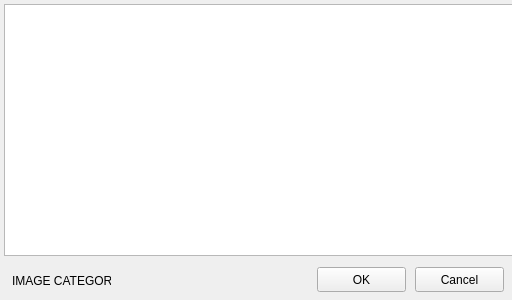
<?xml version="1.0" encoding="UTF-8"?>
<ui version="4.0">
  <class>FormImageCategorySelector</class>
  <widget class="QWidget" name="FormImageCategorySelector">
    <property name="geometry"><rect><x>0</x><y>0</y><width>512</width><height>300</height></rect></property>
    <property name="windowTitle"><string>Select Image Category</string></property>
    <property name="vclClass" stdset="0"><string notr="true">TFormImageCategorySelector</string></property>
    <property name="vclColor" stdset="0"><string notr="true">#ffffff</string></property>
    <property name="vclFontName" stdset="0"><string notr="true">Segoe UI</string></property>
    <property name="vclFontPx" stdset="0"><number>12</number></property>
    <property name="vclFontColor" stdset="0"><string notr="true">#000000</string></property>
    <property name="vclBorderStyle" stdset="0"><string notr="true">bsSingle</string></property>
    <property name="vclOnKeyPress" stdset="0"><string notr="true">FormKeyPress</string></property>
    <widget class="ElPanel" name="PanelBottom">
      <property name="geometry"><rect><x>0</x><y>259</y><width>512</width><height>41</height></rect></property>
      <property name="vclAlign" stdset="0"><string notr="true">alBottom</string></property>
      <property name="vclClass" stdset="0"><string notr="true">TPanelEx</string></property>
      <property name="vclColor1" stdset="0"><string notr="true">#ffffff</string></property>
      <property name="vclColor2" stdset="0"><string notr="true">#f1f1f1</string></property>
      <property name="vclColor3" stdset="0"><string notr="true">#ffff00</string></property>
      <property name="vclColor4" stdset="0"><string notr="true">#008080</string></property>
      <property name="vclColorFrame" stdset="0"><string notr="true">#5b6978</string></property>
      <property name="vclColorInnerFrame" stdset="0"><string notr="true">#008000</string></property>
      <property name="vclStyle" stdset="0"><string notr="true">vgSimple</string></property>
      <property name="vclFrames" stdset="0"><string notr="true"></string></property>
      <widget class="ElLabel" name="LabelSystemTitle">
        <property name="vclAutoSize" stdset="0"><bool>true</bool></property>
        <property name="geometry"><rect><x>12</x><y>12</y><width>99</width><height>19</height></rect></property>
        <property name="text"><string>IMAGE CATEGORY</string></property>
        <property name="vclClass" stdset="0"><string notr="true">TShadowLabel</string></property>
        <property name="vclColor" stdset="0"><string notr="true">#fafafa</string></property>
        <property name="vclTransparent" stdset="0"><bool>true</bool></property>
        <property name="vclFontName" stdset="0"><string notr="true">Trebuchet MS</string></property>
        <property name="vclFontPx" stdset="0"><number>12</number></property>
        <property name="vclFontColor" stdset="0"><string notr="true">#800000</string></property>
        <property name="vclFontStyle" stdset="0"><string notr="true">fsBold</string></property>
        <property name="vclColorFrame" stdset="0"><string notr="true">#000000</string></property>
        <property name="vclColorInnerFrame" stdset="0"><string notr="true">#000000</string></property>
        <property name="vclShadowColor" stdset="0"><string notr="true">#dddddd</string></property>
        <property name="vclShadowEnabled" stdset="0"><string notr="true">True</string></property>
        <property name="vclEllipsType" stdset="0"><string notr="true">etNone</string></property>
        <property name="vclFrames" stdset="0"><string notr="true"></string></property>
      </widget>
      <widget class="ElButton" name="ButtonOk">
        <property name="geometry"><rect><x>317</x><y>8</y><width>89</width><height>25</height></rect></property>
        <property name="text"><string>OK</string></property>
        <property name="toolTip"><string>Close and continue</string></property>
        <property name="vclModalResult" stdset="0"><string notr="true">1</string></property>
        <property name="vclClass" stdset="0"><string notr="true">TBitBtnEx</string></property>
      </widget>
      <widget class="ElButton" name="ButtonCancel">
        <property name="geometry"><rect><x>415</x><y>8</y><width>89</width><height>25</height></rect></property>
        <property name="text"><string>Cancel</string></property>
        <property name="toolTip"><string>Close and cancel operation</string></property>
        <property name="vclModalResult" stdset="0"><string notr="true">2</string></property>
        <property name="vclClass" stdset="0"><string notr="true">TBitBtnEx</string></property>
      </widget>
    </widget>
    <widget class="QTreeView" name="CategoriesListView">
      <property name="geometry"><rect><x>4</x><y>4</y><width>523</width><height>252</height></rect></property>
      <property name="vclTag" stdset="0"><number>-1</number></property>
      <property name="vclClass" stdset="0"><string notr="true">TEasyListview</string></property>
      <property name="vclColor" stdset="0"><string notr="true">#ffffff</string></property>
      <property name="vclFontName" stdset="0"><string notr="true">Consolas</string></property>
      <property name="vclFontPx" stdset="0"><number>11</number></property>
      <property name="vclFontColor" stdset="0"><string notr="true">#000000</string></property>
      <property name="vclBorderStyle" stdset="0"><string notr="true">bsNone</string></property>
      <property name="vclOnDblClick" stdset="0"><string notr="true">CategoriesListViewDblClick</string></property>
    </widget>
  </widget>
  <customwidgets>
    <customwidget><class>ElButton</class><extends>QPushButton</extends><header>ElWidgets.h</header></customwidget>
    <customwidget><class>ElLabel</class><extends>QLabel</extends><header>ElWidgets.h</header></customwidget>
    <customwidget><class>ElPanel</class><extends>QFrame</extends><header>ElWidgets.h</header><container>1</container></customwidget>
  </customwidgets>
  <resources/><connections/>
</ui>
